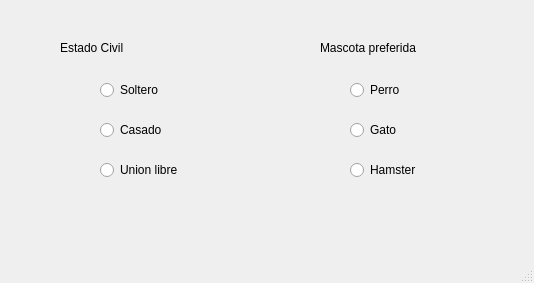
<?xml version="1.0" encoding="UTF-8"?>
<ui version="4.0">
 <class>MainWindow</class>
 <widget class="QMainWindow" name="MainWindow">
  <property name="geometry">
   <rect>
    <x>0</x>
    <y>0</y>
    <width>534</width>
    <height>283</height>
   </rect>
  </property>
  <property name="windowTitle">
   <string>MainWindow</string>
  </property>
  <widget class="QWidget" name="centralwidget">
   <widget class="QRadioButton" name="rb_soltero">
    <property name="geometry">
     <rect>
      <x>100</x>
      <y>80</y>
      <width>99</width>
      <height>20</height>
     </rect>
    </property>
    <property name="text">
     <string>Soltero</string>
    </property>
   </widget>
   <widget class="QRadioButton" name="rb_casado">
    <property name="geometry">
     <rect>
      <x>100</x>
      <y>120</y>
      <width>99</width>
      <height>20</height>
     </rect>
    </property>
    <property name="text">
     <string>Casado</string>
    </property>
   </widget>
   <widget class="QRadioButton" name="rb_unionlibre">
    <property name="geometry">
     <rect>
      <x>100</x>
      <y>160</y>
      <width>99</width>
      <height>20</height>
     </rect>
    </property>
    <property name="text">
     <string>Union libre</string>
    </property>
   </widget>
   <widget class="QLabel" name="label">
    <property name="geometry">
     <rect>
      <x>60</x>
      <y>40</y>
      <width>121</width>
      <height>16</height>
     </rect>
    </property>
    <property name="text">
     <string>Estado Civil</string>
    </property>
   </widget>
   <widget class="QLabel" name="label_2">
    <property name="geometry">
     <rect>
      <x>320</x>
      <y>40</y>
      <width>121</width>
      <height>16</height>
     </rect>
    </property>
    <property name="text">
     <string>Mascota preferida</string>
    </property>
   </widget>
   <widget class="QRadioButton" name="rb_hamster">
    <property name="geometry">
     <rect>
      <x>350</x>
      <y>160</y>
      <width>99</width>
      <height>20</height>
     </rect>
    </property>
    <property name="text">
     <string>Hamster</string>
    </property>
   </widget>
   <widget class="QRadioButton" name="rb_perro">
    <property name="geometry">
     <rect>
      <x>350</x>
      <y>80</y>
      <width>99</width>
      <height>20</height>
     </rect>
    </property>
    <property name="text">
     <string>Perro</string>
    </property>
   </widget>
   <widget class="QRadioButton" name="rb_gato">
    <property name="geometry">
     <rect>
      <x>350</x>
      <y>120</y>
      <width>99</width>
      <height>20</height>
     </rect>
    </property>
    <property name="text">
     <string>Gato</string>
    </property>
   </widget>
  </widget>
  <widget class="QMenuBar" name="menubar">
   <property name="geometry">
    <rect>
     <x>0</x>
     <y>0</y>
     <width>534</width>
     <height>24</height>
    </rect>
   </property>
  </widget>
  <widget class="QStatusBar" name="statusbar"/>
 </widget>
 <resources/>
 <connections/>
</ui>
